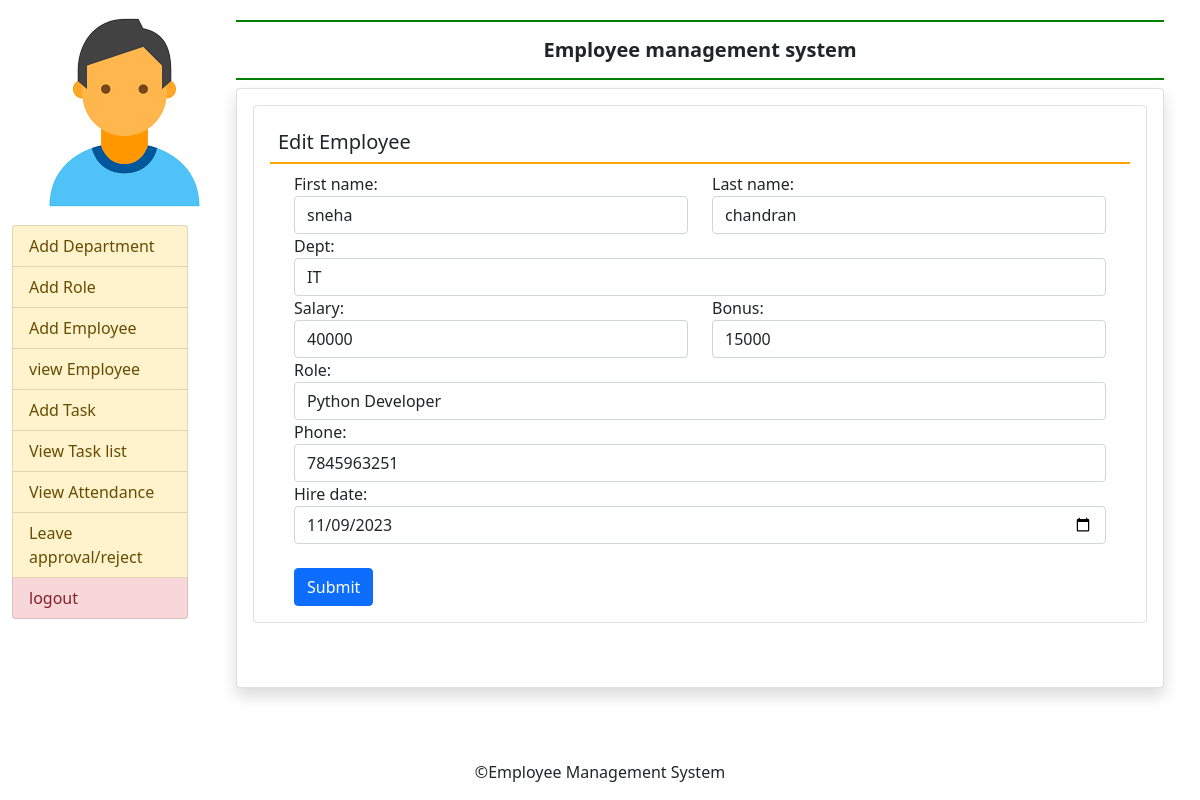
Screenshot of /edit_employee/2/ with the database file from the repository.
### employee_app/models.py (models this page shows, shortened)
class Employee(models.Model):
    first_name = models.CharField(max_length=100, null=False)
    last_name = models.CharField(max_length=100)
    dept = models.ForeignKey(Department, on_delete=models.CASCADE)
    salary = models.IntegerField(default=0)
    bonus = models.IntegerField(default=0)
    role = models.ForeignKey(Role, on_delete=models.CASCADE)
    phone = models.IntegerField(default=0)
    hire_date = models.DateField(max_length=50)

class Role(models.Model):
    role = models.CharField(max_length=100, null=False)
    dept = models.ForeignKey(Department, on_delete=models.CASCADE)
    def __str__(self):
        return "%s" % (self.role)

### employee_app/views.py (the view)
# urls.py: path('edit_employee',views.edit_employee,name='edit_employee'),
def edit_employee(request,emp_id):
    employee = Employee.objects.get(id=emp_id)
    if request.method == 'POST':
        form = EmployeeForm(request.POST, instance=employee)
        if form.is_valid():
            form.save()
            messages.success(request, 'employee edited successfully')
            return redirect('view_employee')
    else:
        form = EmployeeForm(instance=employee)
    return render(request, 'edit_employee.html', {'form': form})

### employee_app/forms.py
class EmployeeForm(forms.ModelForm):
    class Meta:
        model=Employee
        fields=['first_name','last_name','dept','salary','bonus','role','phone','hire_date']
        widgets={
            'first_name':forms.TextInput(attrs={'class':'form-control'}),
            'last_name': forms.TextInput(attrs={'class': 'form-control'}),
            'dept': forms.Select(attrs={'class': 'form-control'}),
            'salary': forms.NumberInput(attrs={'class': 'form-control'}),
            'bonus': forms.NumberInput(attrs={'class': 'form-control'}),
            'role': forms.Select(attrs={'class': 'form-control'}),
            'phone': forms.NumberInput(attrs={'class': 'form-control'}),
            'hire_date': forms.DateInput(attrs={'class': 'form-control','type': 'date'}),
            }

### employee_app/models.py (called while the page is built)
    def __str__(self):
        return "%s" % (self.department)

### template/edit_employee.html (shortened to what this page needs)
{% extends 'admin_base.html' %}
{% block main %}
 <div class="card">
        <div class="card-body">
        <h5 class="p-2 " style='border-bottom:2px solid orange'>Edit Employee</h5>
            <div class="container-fluid">
                <form method="post" class="custom-form">
                <div class="row">
                    <div class="col">
                        {{ form.first_name.label_tag }}
                        {{ form.first_name }}
                    </div>
                    <div class="col">
                        {{ form.last_name.label_tag }}
                        {{ form.last_name }}
                    </div>
                </div>
                <div class="form-group">
                    {{ form.dept.label_tag }}
                    {{ form.dept }}
                </div>
                <div class="row">
                    <div class="col">
                        {{ form.salary.label_tag }}
                        {{ form.salary }}
                    </div>
                    <div class="col">
                    {{ form.bonus.label_tag }}
                    {{ form.bonus }}
                    </div>
                </div>
                <div class="form-group">
                    {{ form.role.label_tag }}
                    {{ form.role }}
                </div>
                <div class="form-group">
                    {{ form.phone.label_tag }}
                    {{ form.phone }}
                </div>
                <div class="form-group">
                    {{ form.hire_date.label_tag }}
                    {{ form.hire_date }}
                </div><br>
                <input class="btn btn-primary" type="submit" value="Submit">
            </form>
        </div>
 </div>
 </div>
{% endblock %}

### rows the page displays
Employee: first_name "sneha", last_name "chandran", dept "IT", salary "40000", bonus "15000", phone "7845963251", hire_date "11/09/2023"
Role: role "Python Developer"
